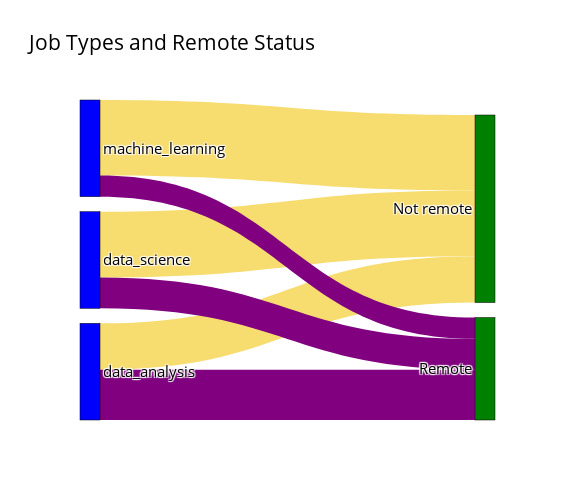

The code cell stored with this chart in its notebook:
### Code cell
# sankey
# what about location? this is tech so what's the split between remote and non remote? (next vis: for those that aren't remote
# where are they in the us?) 
import pandas as pd
import plotly.graph_objects as go

df_us = df[df['location_overall']=='USA']
df_us['location'] = df_us['location'].str.strip()

df_sankey = df_us.copy()
df_sankey['remote_status'] = df_sankey['remote_status'].replace(True, 'Remote').fillna('Not remote')
df_sankey.loc[df_sankey['location'] == 'United States', 'remote_status'] = 'Remote'


# Define the data as a Pandas dataframe
data = df_sankey.groupby(['remote_status', 'job_type']).size().reset_index(name='count')

# Create a dictionary of node colors
node_colors = {
    'data_analysis': 'blue',
    'data_science': 'blue',
    'machine_learning': 'blue',
    'Not remote': 'green',
    'Remote': 'green',
}

# create labels
labels = ['Not remote', 'Remote', 'data_analysis', 'data_science', 'machine_learning']

# Create a dictionary that maps each label to its index
node_indices = {'Not remote': 0,
 'Remote': 1,
 'data_analysis': 2,
 'data_science': 3,
 'machine_learning': 4}

link_colors = ['#f7dc6f', '#f7dc6f', '#f7dc6f', 'purple', 'purple', 'purple']

# Create the Sankey diagram
fig = go.Figure(go.Sankey(
    node = dict(
        pad = 15,
        thickness = 20,
        line = dict(color = "black", width = 0.5),
        label = labels,
        color = [node_colors[label] for label in labels]
    ),
    link = dict(
        source = [node_indices[status] for status in data['job_type']],
        target = [node_indices[job] for job in data['remote_status']],
        value = data['count'],
        color=link_colors
    )))

fig.update_layout(
    title='Job Types and Remote Status',
    font=dict(size = 15, color = 'black'),
    height=500,
    width=575,
)

fig.show()
fig.write_html('../images/sankey.html')

### Figure 1 — Plotly figure (JSON) as saved in the notebook; plotly's stock layout.template omitted (floating-point values rounded to 4 significant figures)
{"data": [{"link": {"color": ["#f7dc6f", "#f7dc6f", "#f7dc6f", "purple", "purple", "purple"], "source": [2, 3, 4, 2, 3, 4], "target": [0, 0, 0, 1, 1, 1], "value": [24, 34, 39, 26, 16, 11]}, "node": {"color": ["green", "green", "blue", "blue", "blue"], "label": ["Not remote", "Remote", "data_analysis", "data_science", "machine_learning"], "line": {"color": "black", "width": 0.5}, "pad": 15, "thickness": 20}, "type": "sankey"}], "layout": {"font": {"color": "black", "size": 15}, "height": 500, "title": {"text": "Job Types and Remote Status"}, "width": 575}}
